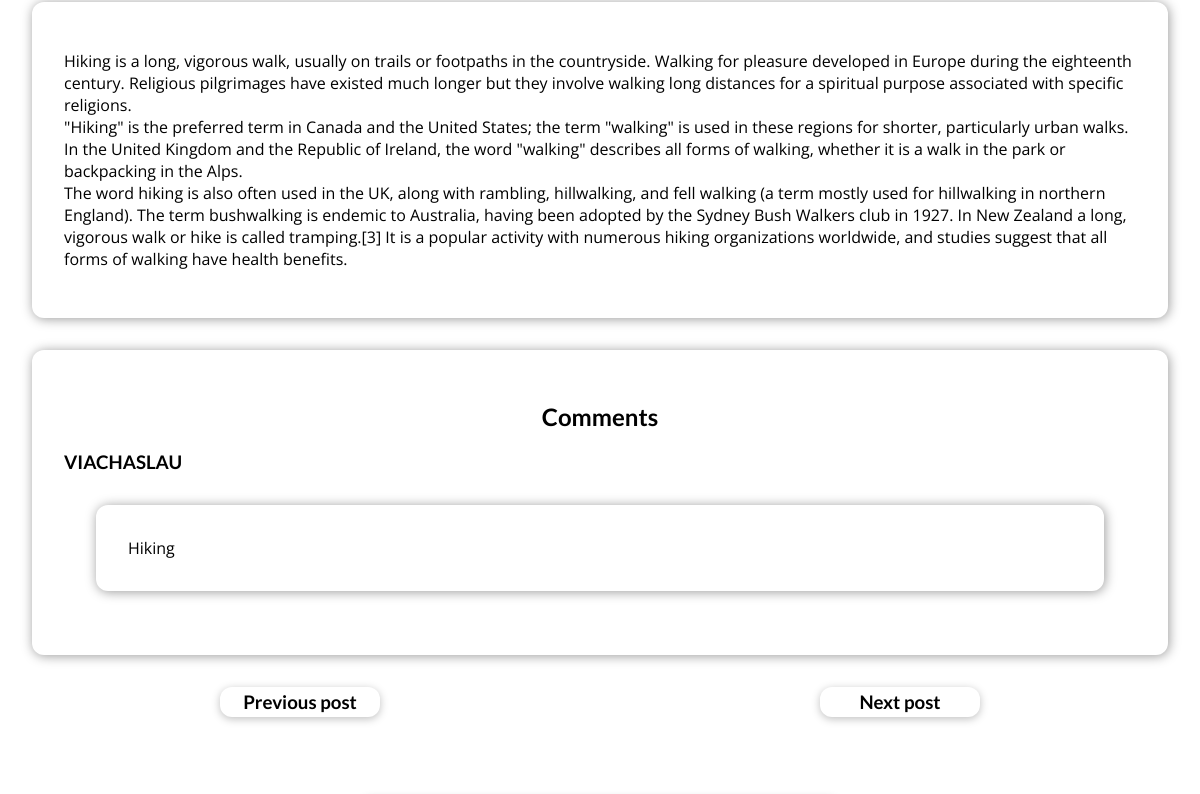
Before: /posts/hiking (middle part) with the older database file.
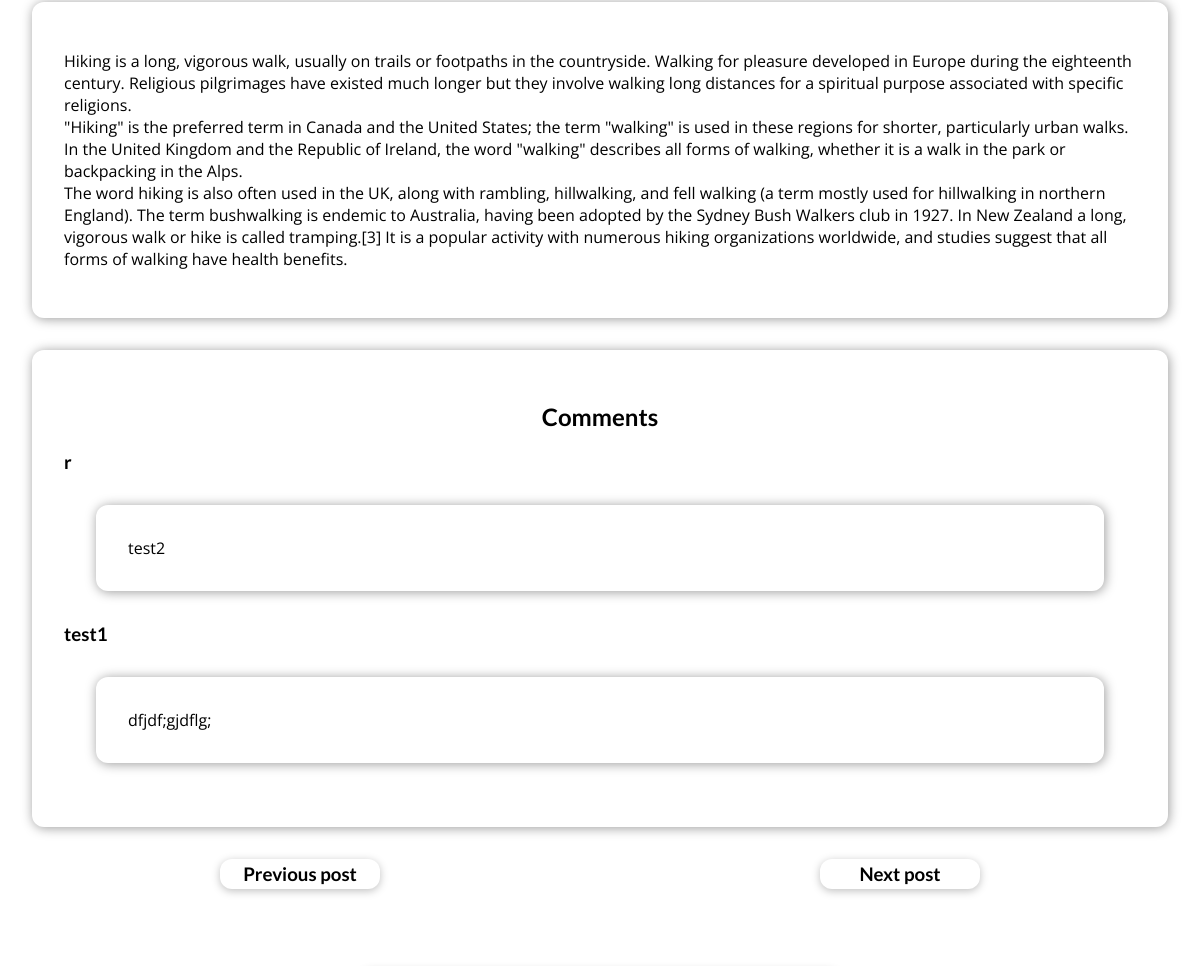
After: the same page with the newer database file.
### blog/models.py (models this page shows)
class Comment(models.Model):
    user_name =  models.CharField(max_length=120)
    user_email = models.EmailField()
    text = models.TextField(max_length=400)
    post = models.ForeignKey(Post, on_delete=models.CASCADE, related_name="comments", default=True)

### blog/views.py (the view, shortened to what this page needs)
# urls.py: path("posts/<slug:slug>", views.PostDetailView.as_view(),
class PostDetailView(View):
    def get(self, request, slug):
        identified_post = get_object_or_404(Post, slug=slug)
        start = False
        finish = False
        try:
            previous_post = Post.get_next_by_data(identified_post)
            next_post = Post.get_previous_by_data(identified_post)
        except:
            try:
                previous_post = identified_post
                next_post = Post.get_previous_by_data(identified_post)
                start = True
            except:
                previous_post = Post.get_next_by_data(identified_post)
                next_post = identified_post
                finish = True
        context = {
            "post":identified_post,
            "post_tags": identified_post.tag.all(),
            "comments" : Comment.objects.filter(post = identified_post),
            "comment_form": CommentForm(),
            "next_post": next_post.slug,
            "previous_post": previous_post.slug,
            "start": start,
            "finish": finish
        }
        return render(request, "blog/post_detail.html", context)

### blog/models.py (called while the page is built)
    def __str__(self):
        return f"{self.first_name} {self.last_name}"

### blog/templates/blog/post_detail.html (shortened to what this page needs)
{% extends 'base.html' %}
{% load static %}
{% block css_files %}
    <link rel="stylesheet" href="{% static 'blog/post_detail.css' %}">
{% endblock css_files %}
{% block content %}
<section id = "text">
    <p>
        {{post.content | linebreaks}}
    </p>
</section>
{% if comments %}
<section id = "text">
    <h1 id = "comment">Comments</h1>
    {% for comment in comments %}
    <h3>{{comment.user_name}}</h3>
    <section id = "text">{{comment.text}}</section>
    {% endfor %}
</section>
{% endif %}
<section>
    <article class="add">
        {% if start %}
        <a href="{% url 'post-detail-page' next_post %}">
            <h3>Next post</h3>
        </a>
        {% elif finish %}
        <a href="{% url 'post-detail-page' previous_post %}">
            <h3>Previous post</h3>
        </a>
        {% else %}
        <a href="{% url 'post-detail-page' previous_post %}">
            <h3>Previous post</h3>
        </a>
        <a href="{% url 'post-detail-page' next_post %}">
            <h3>Next post</h3>
        </a>
        {% endif %}
    </article>
</section>
{% endblock content %}

Changed rows visible on the page:
removed Comment: user_name "VIACHASLAU", text "Hiking"
added Comment: user_name "r", text "test2"
added Comment: user_name "test1", text "dfjdf;gjdflg;"
